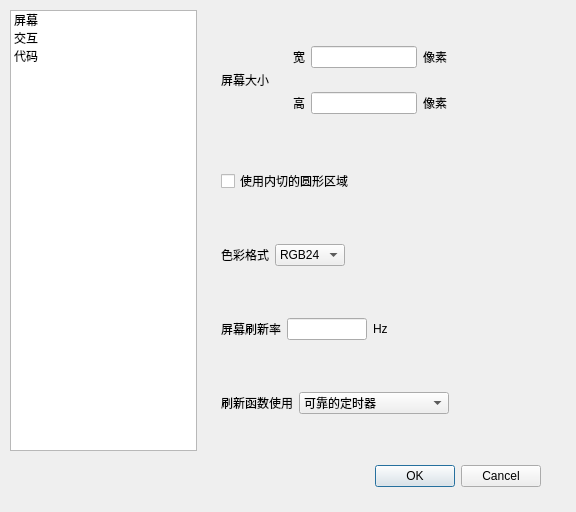
<?xml version="1.0" encoding="UTF-8"?>
<ui version="4.0">
 <class>ProjPropDialog</class>
 <widget class="QDialog" name="ProjPropDialog">
  <property name="geometry">
   <rect>
    <x>0</x>
    <y>0</y>
    <width>576</width>
    <height>512</height>
   </rect>
  </property>
  <property name="sizePolicy">
   <sizepolicy hsizetype="Fixed" vsizetype="Fixed">
    <horstretch>0</horstretch>
    <verstretch>0</verstretch>
   </sizepolicy>
  </property>
  <property name="windowTitle">
   <string>工程属性</string>
  </property>
  <widget class="QDialogButtonBox" name="buttonBox">
   <property name="geometry">
    <rect>
     <x>200</x>
     <y>460</y>
     <width>341</width>
     <height>32</height>
    </rect>
   </property>
   <property name="orientation">
    <enum>Qt::Horizontal</enum>
   </property>
   <property name="standardButtons">
    <set>QDialogButtonBox::Cancel|QDialogButtonBox::Ok</set>
   </property>
  </widget>
  <widget class="QWidget" name="widget" native="true">
   <property name="geometry">
    <rect>
     <x>10</x>
     <y>10</y>
     <width>571</width>
     <height>441</height>
    </rect>
   </property>
   <layout class="QHBoxLayout" name="horizontalLayout">
    <item>
     <widget class="QListWidget" name="categorylist">
      <item>
       <property name="text">
        <string>屏幕</string>
       </property>
      </item>
      <item>
       <property name="text">
        <string>交互</string>
       </property>
      </item>
      <item>
       <property name="text">
        <string>代码</string>
       </property>
      </item>
     </widget>
    </item>
    <item>
     <widget class="QStackedWidget" name="stackedWidget">
      <property name="currentIndex">
       <number>0</number>
      </property>
      <widget class="QWidget" name="page">
       <layout class="QVBoxLayout" name="verticalLayout">
        <item>
         <widget class="QWidget" name="widget_2" native="true">
          <layout class="QHBoxLayout" name="horizontalLayout_6">
           <item>
            <widget class="QLabel" name="label">
             <property name="text">
              <string>屏幕大小</string>
             </property>
            </widget>
           </item>
           <item>
            <widget class="QWidget" name="widget_7" native="true">
             <layout class="QVBoxLayout" name="verticalLayout_2">
              <item>
               <widget class="QWidget" name="widget_3" native="true">
                <layout class="QHBoxLayout" name="horizontalLayout_2">
                 <item>
                  <widget class="QLabel" name="label_4">
                   <property name="text">
                    <string>宽</string>
                   </property>
                  </widget>
                 </item>
                 <item>
                  <widget class="QLineEdit" name="lineEdit"/>
                 </item>
                 <item>
                  <widget class="QLabel" name="label_2">
                   <property name="text">
                    <string>像素</string>
                   </property>
                  </widget>
                 </item>
                </layout>
               </widget>
              </item>
              <item>
               <widget class="QWidget" name="widget_4" native="true">
                <layout class="QHBoxLayout" name="horizontalLayout_3">
                 <item>
                  <widget class="QLabel" name="label_5">
                   <property name="text">
                    <string>高</string>
                   </property>
                  </widget>
                 </item>
                 <item>
                  <widget class="QLineEdit" name="lineEdit_2"/>
                 </item>
                 <item>
                  <widget class="QLabel" name="label_3">
                   <property name="text">
                    <string>像素</string>
                   </property>
                  </widget>
                 </item>
                </layout>
               </widget>
              </item>
             </layout>
            </widget>
           </item>
           <item>
            <spacer name="horizontalSpacer_3">
             <property name="orientation">
              <enum>Qt::Horizontal</enum>
             </property>
             <property name="sizeHint" stdset="0">
              <size>
               <width>100</width>
               <height>20</height>
              </size>
             </property>
            </spacer>
           </item>
          </layout>
         </widget>
        </item>
        <item>
         <widget class="QWidget" name="widget_5" native="true">
          <layout class="QHBoxLayout" name="horizontalLayout_5">
           <item>
            <widget class="QCheckBox" name="checkBox">
             <property name="text">
              <string>使用内切的圆形区域</string>
             </property>
            </widget>
           </item>
          </layout>
         </widget>
        </item>
        <item>
         <widget class="QWidget" name="widget_6" native="true">
          <layout class="QHBoxLayout" name="horizontalLayout_4">
           <item>
            <widget class="QLabel" name="label_6">
             <property name="text">
              <string>色彩格式</string>
             </property>
            </widget>
           </item>
           <item>
            <widget class="QComboBox" name="comboBox">
             <item>
              <property name="text">
               <string>RGB24</string>
              </property>
             </item>
             <item>
              <property name="text">
               <string>RGB16</string>
              </property>
             </item>
            </widget>
           </item>
           <item>
            <spacer name="horizontalSpacer_2">
             <property name="orientation">
              <enum>Qt::Horizontal</enum>
             </property>
             <property name="sizeHint" stdset="0">
              <size>
               <width>40</width>
               <height>20</height>
              </size>
             </property>
            </spacer>
           </item>
          </layout>
         </widget>
        </item>
        <item>
         <widget class="QWidget" name="widget_8" native="true">
          <layout class="QHBoxLayout" name="horizontalLayout_7">
           <item>
            <widget class="QLabel" name="label_7">
             <property name="text">
              <string>屏幕刷新率</string>
             </property>
            </widget>
           </item>
           <item>
            <widget class="QLineEdit" name="lineEdit_3">
             <property name="sizePolicy">
              <sizepolicy hsizetype="Maximum" vsizetype="Fixed">
               <horstretch>0</horstretch>
               <verstretch>0</verstretch>
              </sizepolicy>
             </property>
             <property name="maximumSize">
              <size>
               <width>80</width>
               <height>16777215</height>
              </size>
             </property>
            </widget>
           </item>
           <item>
            <widget class="QLabel" name="label_8">
             <property name="text">
              <string>Hz</string>
             </property>
            </widget>
           </item>
           <item>
            <spacer name="horizontalSpacer_4">
             <property name="orientation">
              <enum>Qt::Horizontal</enum>
             </property>
             <property name="sizeType">
              <enum>QSizePolicy::Expanding</enum>
             </property>
             <property name="sizeHint" stdset="0">
              <size>
               <width>40</width>
               <height>20</height>
              </size>
             </property>
            </spacer>
           </item>
          </layout>
         </widget>
        </item>
        <item>
         <widget class="QWidget" name="widget_9" native="true">
          <layout class="QHBoxLayout" name="horizontalLayout_8">
           <item>
            <widget class="QLabel" name="label_9">
             <property name="text">
              <string>刷新函数使用</string>
             </property>
            </widget>
           </item>
           <item>
            <widget class="QComboBox" name="comboBox_2">
             <property name="sizePolicy">
              <sizepolicy hsizetype="Maximum" vsizetype="Fixed">
               <horstretch>0</horstretch>
               <verstretch>0</verstretch>
              </sizepolicy>
             </property>
             <property name="minimumSize">
              <size>
               <width>150</width>
               <height>0</height>
              </size>
             </property>
             <property name="maximumSize">
              <size>
               <width>150</width>
               <height>16777215</height>
              </size>
             </property>
             <item>
              <property name="text">
               <string>可靠的定时器</string>
              </property>
             </item>
             <item>
              <property name="text">
               <string>睡眠函数</string>
              </property>
             </item>
             <item>
              <property name="text">
               <string>重入时检查时间</string>
              </property>
             </item>
            </widget>
           </item>
           <item>
            <spacer name="horizontalSpacer_5">
             <property name="orientation">
              <enum>Qt::Horizontal</enum>
             </property>
             <property name="sizeHint" stdset="0">
              <size>
               <width>40</width>
               <height>20</height>
              </size>
             </property>
            </spacer>
           </item>
          </layout>
         </widget>
        </item>
        <item>
         <spacer name="horizontalSpacer">
          <property name="orientation">
           <enum>Qt::Horizontal</enum>
          </property>
          <property name="sizeType">
           <enum>QSizePolicy::MinimumExpanding</enum>
          </property>
          <property name="sizeHint" stdset="0">
           <size>
            <width>360</width>
            <height>5</height>
           </size>
          </property>
         </spacer>
        </item>
       </layout>
      </widget>
      <widget class="QWidget" name="page_2">
       <layout class="QVBoxLayout" name="verticalLayout_3">
        <item>
         <widget class="QCheckBox" name="checkBox_3">
          <property name="text">
           <string>启用对按键操作的支持</string>
          </property>
         </widget>
        </item>
        <item>
         <widget class="QCheckBox" name="checkBox_2">
          <property name="text">
           <string>启用对触摸操作的支持</string>
          </property>
         </widget>
        </item>
        <item>
         <widget class="QCheckBox" name="checkBox_4">
          <property name="text">
           <string>启用动画过渡</string>
          </property>
         </widget>
        </item>
        <item>
         <spacer name="verticalSpacer">
          <property name="orientation">
           <enum>Qt::Vertical</enum>
          </property>
          <property name="sizeHint" stdset="0">
           <size>
            <width>20</width>
            <height>40</height>
           </size>
          </property>
         </spacer>
        </item>
       </layout>
      </widget>
     </widget>
    </item>
   </layout>
  </widget>
 </widget>
 <resources/>
 <connections>
  <connection>
   <sender>buttonBox</sender>
   <signal>accepted()</signal>
   <receiver>ProjPropDialog</receiver>
   <slot>accept()</slot>
   <hints>
    <hint type="sourcelabel">
     <x>248</x>
     <y>254</y>
    </hint>
    <hint type="destinationlabel">
     <x>157</x>
     <y>274</y>
    </hint>
   </hints>
  </connection>
  <connection>
   <sender>buttonBox</sender>
   <signal>rejected()</signal>
   <receiver>ProjPropDialog</receiver>
   <slot>reject()</slot>
   <hints>
    <hint type="sourcelabel">
     <x>316</x>
     <y>260</y>
    </hint>
    <hint type="destinationlabel">
     <x>286</x>
     <y>274</y>
    </hint>
   </hints>
  </connection>
 </connections>
</ui>
